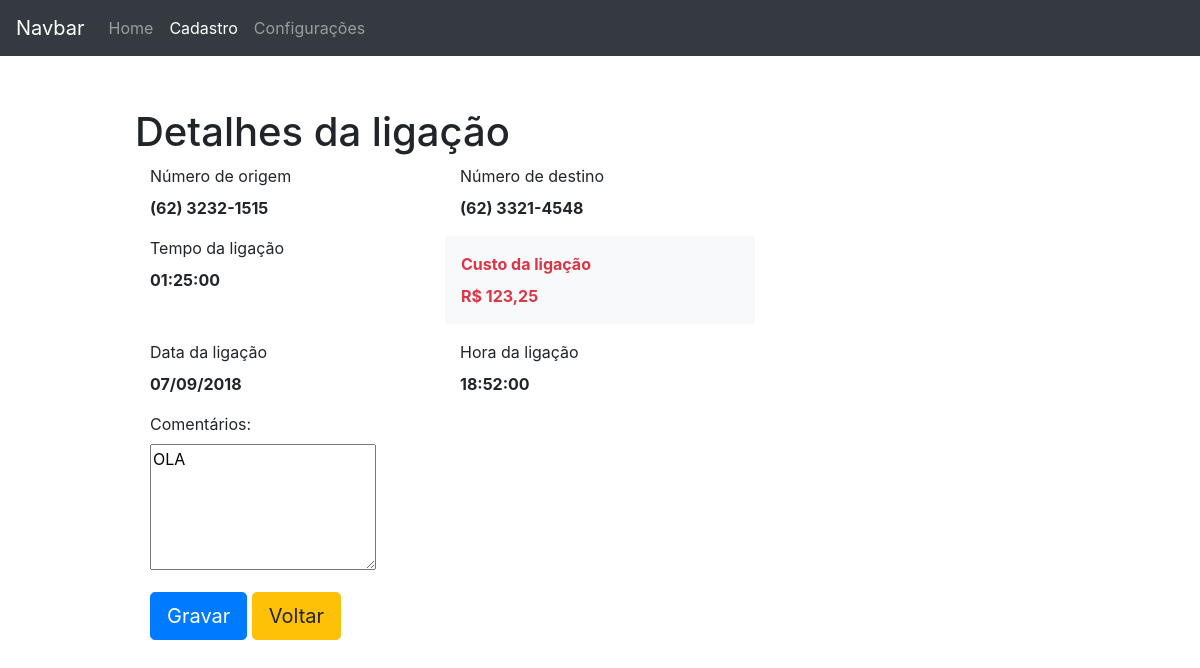
The page /index.php/ligacoes/detalhes/3 on the database its author committed.
### tables this page shows
CREATE TABLE `ligacoes` (
  `id` int(11) NOT NULL,
  `num_origem` varchar(15) NOT NULL,
  `num_destino` varchar(15) NOT NULL,
  `tempo_ligacao` time NOT NULL,
  `data_ligacao` date NOT NULL,
  `hora_ligacao` time NOT NULL,
  `comentario` text,
  `excluido` enum('Nao','Sim') NOT NULL
);

CREATE TABLE `configuracoes` (
  `id` int(11) NOT NULL,
  `custo_ligacao_minuto` float(5,2) NOT NULL
);

### application/controllers/Ligacoes.php (called while the page is built, shortened)
<?php
class Ligacoes extends CI_Controller {
	public function detalhes()
	{
		$dados['ligacao'] = $this->ligacoes->getLigacao($this->uri->segment(3));
		$dados['custo'] = $this->configuracoes->getConfiguracoes();
		$this->load->view('includes/header');
		$this->load->view('ligacoes/detalhes',$dados);
		$this->load->view('includes/footer');
	}
}

### index.php (called while the page is built, shortened)
<?php
require_once BASEPATH.'core/CodeIgniter.php';

### application/models/Ligacoes_model.php (called while the page is built, shortened)
<?php
class Ligacoes_model extends CI_Model{
	function __construct() {
        $this->tabela = 'ligacoes';
    }
    function getLigacao($id){
		$this->db->where('id', $id);
		$query = $this->db->get($this->tabela);
		if ($query->num_rows() > 0) :
			return $query->row();
		else:
			return null;
		endif;
	}
}

### application/models/Configuracoes_model.php (called while the page is built, shortened)
<?php
class Configuracoes_model extends CI_Model{
	function __construct() {
        $this->tabela = 'configuracoes';
    }
    function getConfiguracoes($sort = 'id', $order = 'asc'){
		$this->db->order_by($sort, $order);
		$query = $this->db->get($this->tabela);
		if ($query->num_rows() > 0) :
			return $query->row();
		else:
			return null;
		endif;
    }
}

### application/helpers/Calculos_helper.php (called while the page is built)
<?php
if ( ! function_exists('calcularCustoLigacao'))
{
	function calcularCustoLigacao($tempo,$custo)
	{
		$partes = explode(':', $tempo);
		$segundos = $partes[0] * 3600 + $partes[1] * 60 + $partes[2];
		$custoSegundos = $custo / 60;
		$resultado = $segundos * $custoSegundos;
		return $resultado;
	}
}

### application/views/ligacoes/detalhes.php (the view, shortened to what this page needs)
<div class="container">
	<h1 class="mt-5">Detalhes da ligação</h1>
	<div class="col-md-8 order-md-1">
		<form class="needs-validation" method="post" action="<?php echo base_url('index.php/ligacoes/atualizar')?>" enctype="multipart/form-data" validate>
			<div class="row">
				<div class="col-md-6 mb-3">
					<label for="num_origem">Número de origem</label>
					<br><strong><?php echo $ligacao->num_origem;?></strong>
				</div>
				<div class="col-md-6 mb-3">
					<label for="num_destino">Número de destino</label>
					<br><strong><?php echo $ligacao->num_destino;?></strong>
				</div>
			</div>
			<div class="row ">
				<div class="col-md-6 mb-3">
					<label for="tempo_ligacao">Tempo da ligação</label>
					<br><strong><?php echo $ligacao->tempo_ligacao;?></strong>
				</div>
				<div class="col-md-6 mb-3 p-3 mb-2 bg-light text-dark">
					<label for="tempo_ligacao" class="text-danger"><strong>Custo da ligação</strong></label>
					<br><strong class="text-danger">R$ <?php echo number_format(calcularCustoLigacao($ligacao->tempo_ligacao,$custo->custo_ligacao_minuto),2,',','.');?></strong>
				</div>
			</div>
			<div class="row">
				<div class="col-md-6 mb-3">
					<label for="data_ligacao">Data da ligação</label>
					<br><strong><?php echo nice_date($ligacao->data_ligacao,'d/m/Y');?></strong>
				</div>
				<div class="col-md-6 mb-3">
					<label for="hora_ligacao">Hora da ligação</label>
					<br><strong><?php echo $ligacao->hora_ligacao;?></strong>
				</div>
			</div>
			<div class="row">
				<div class="col-md-6 mb-3">
					<label for="comentario">Comentários:</label>
					<textarea name="comentario" rows="5"><?php echo $ligacao->comentario;?></textarea>
				</div>
			</div>
			<button class="btn btn-primary btn-lg " type="submit">Gravar</button>
			<button class="btn btn-warning btn-lg " type="button" onClick="history.go(-1)">Voltar</button>
		</form>
	</div>
</div>

### rows shown on the page
ligacoes: num_origem "(62) 3232-1515", num_destino "(62) 3321-4548", tempo_ligacao "01:25:00", tempo_ligacao.custo_ligacao_minuto "123,25", data_ligacao "07/09/2018", hora_ligacao "18:52:00", comentario "OLA"
